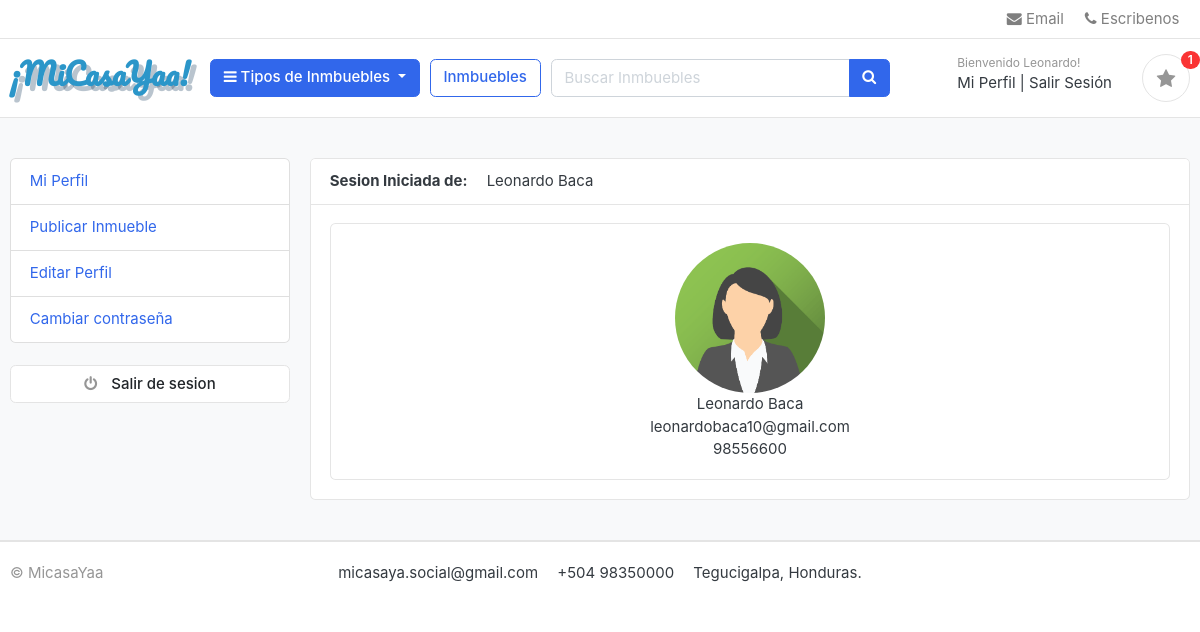
The app's page /accounts/dashboard/ (signed in) with its own data.
### accounts/models.py (models this page shows, shortened)
class Account(AbstractBaseUser):
    first_name = models.CharField(max_length = 50)
    last_name = models.CharField(max_length = 50)
    username = models.CharField(max_length = 50, unique=True)
    email = models.CharField(max_length = 100, unique = True)
    phone_nomber = models.CharField(max_length = 50)
    date_joined = models.DateTimeField(auto_now_add=True)
    last_joined = models.DateTimeField(auto_now_add=True)
    is_admin = models.BooleanField(default = False)
    is_staff = models.BooleanField(default = False)
    is_active = models.BooleanField(default = False)
    is_superadmin = models.BooleanField(default = False)
    USERNAME_FIELD = 'email'
    REQUIRED_FIELDS = ['username','first_name', 'last_name']
    objects = MyAccountManager()
    def full_name(self):
        return f'{self.first_name} {self.last_name}'

class UserProfile(models.Model):
    user = models.OneToOneField(Account, on_delete = models.CASCADE)
    address_line_1 = models.CharField(blank=True, max_length=100)
    address_line_2 = models.CharField(blank=True, max_length=100)
    profile_picture = models.ImageField(blank=True, upload_to='userprofile')
    city = models.CharField(blank=True, max_length=20)
    state = models.CharField(blank=True, max_length=20)
    country = models.CharField(blank=True, max_length=20)

### accounts/views.py (the view)
# urls.py: path('dashboard/', views.dashboard, name='dashboard'),
@login_required(login_url='login')
def dashboard(request):
    userprofile = UserProfile.objects.get(user_id=request.user.id)
    context = {
        'userprofile':userprofile,
    }
    return render(request, 'accounts/dashboard.html', context)

### category/context_processors.py (called while the page is built)
def menu_links(request):
    links = Category.objects.all()
    return dict(links=links)

### category/models.py (called while the page is built)
    def get_url(self):
        return reverse('products_by_category', args=[self.slug])
        print(get_url);

### favorites/context_processors.py (called while the page is built)
def counter(request):
    favorite_count = 0
    try:
        favorite = Favorite.objects.filter(favorite_id=_favorite_id(request))
        if request.user.is_authenticated:
            favorite_items = FavoriteItem.objects.all().filter(user=request.user)
        else:
            favorite_items = FavoriteItem.objects.all().filter(favorite=favorite[:1])
        for favorite_item in favorite_items:
            favorite_count += favorite_item.quantity
    except Favorite.DoesNotExist:
        favorite_count = 0
    return dict(favorite_count=favorite_count)

### favorites/views.py (called while the page is built)
def _favorite_id(request):
    favorite = request.session.session_key
    if not favorite:
        favorite = request.session.create()
    return favorite

### templates/accounts/dashboard.html (shortened to what this page needs)
{% extends 'base.html' %}
{% block content %}
<section class="section-conten padding-y bg">
    <div class="container">
        <div class="row">
        {% include 'includes/dashboard_sidebar.html' %}
        <main class="col-md-9">
            <article class="card">
            <header class="card-header">
              <strong class="d-inline-block mr-3">Sesion Iniciada de: </strong>
                <span>{{ user.full_name }}</span>
            </header>
            <div class="card-body">
              <div class="row">
                <div class="col-md-12">
                  <div class="card" style="text-align:center;">
                    <div class="card-body">
                        <img src="{{ userprofile.profile_picture.url }}" width="150", height="150" style="border-radius:50%">
                          <p class="mb-0">{{user.full_name}}</p>
                          <p class="mb-0">{{user.email}}</p>
                          <p >{{ user.phone_nomber }}</p>
                    </div>
                  </div>
                </div>
              </div>
            </div>
            </article>
        </main>
    </div>
    </div>
    </section>
{% endblock %}

### templates/includes/navbar.html (shortened to what this page needs)
{% load static %}
  <header class="section-header">
  <nav class="navbar p-md-0 navbar-expand-sm navbar-light border-bottom">
  <div class="container">
    <div class="collapse navbar-collapse" id="navbarTop4">
      <ul class="navbar-nav">
  		<li><a href="mailto:<nowiki> micasaya.social@gmail.com" class="nav-link"> <i class="fa fa-envelope"></i> Email </a></li>
  		<li><a href="https://chatwith.io/s/micasayaa" class="nav-link"> <i class="fa fa-phone"></i> Escribenos </a></li>
  	 </ul>
    </div>
  </div>
  </nav>
  <section class="header-main border-bottom">
  	<div class="container">
  <div class="row align-items-center">
  	<div class="col-lg-2 col-md-3 col-6">
  		<a href="{% url 'home' %}" class="brand-wrap">
        <h2 style=" color: #2b96c9; font-family: 'Pacifico', cursive; text-shadow: 5px 5px #173C5D4D;"> ¡MiCasaYaa!</h2>
  		</a>
  	</div>
  	<div class="col-lg col-sm col-md col-6 flex-grow-0">
  		<div class="category-wrap dropdown d-inline-block float-right">
  			<button type="button" class="btn btn-primary dropdown-toggle" data-toggle="dropdown">
  				<i class="fa fa-bars"></i> Tipos de Inmbuebles
  			</button>
  		</div>
  	</div>
  	<a href="{% url 'store' %}" class="btn btn-outline-primary">Inmbuebles</a>
  	<div class="col-lg  col-md-6 col-sm-12 col">
      <form action="{% url 'search' %}" class="search">
  			<div class="input-group w-100">
  			    <input type="text" class="form-control" style="width:60%;" placeholder="Buscar Inmbuebles" name="keyword">
  			    <div class="input-group-append">
  			      <button class="btn btn-primary" type="submit">
  			        <i class="fa fa-search"></i>
  			      </button>
  			    </div>
  		    </div>
  		</form>
  	</div>
  	<div class="col-lg-3 col-sm-6 col-8 order-2 order-lg-3">
  				<div class="d-flex justify-content-end mb-3 mb-lg-0">
            {% if user.id is None %}
          	<div class="widget-header">
  						<small class="title text-muted">Bienvenido visitante!</small>
  						<div>
  							<a href="{% url 'login' %}">Iniciar Sesión</a> <span class="dark-transp"> | </span>
  							<a href="{% url 'register' %}"> Registrar</a>
  						</div>
  					</div>
              {% else %}
              <div class="widget-header">
                <small class="title text-muted">Bienvenido {{ user.first_name }}!</small>
    						<div>
    							<a href="{% url 'dashboard' %}">Mi Perfil</a> <span class="dark-transp"> | </span>
    							<a href="{% url 'logout' %}"> Salir Sesión</a>
    						</div>
  					</div>
              {% endif %}
  					<a href="{% url 'favorite' %}" class="widget-header pl-3 ml-3">
  						<div class="icon icon-sm rounded-circle border"><i class="fa fa-star"></i></div>
  						<span class="badge badge-pill badge-danger notify">{{ favorite_count }}</span>
  					</a>
  				</div>
  			</div>
  </div>
  	</div>
  </section>
  </header>

### static/css/ui.css (style rules this page uses)
html { font-family: "Inter", sans-serif; font-size: 15px; }
.icon-xs, .icon-sm, .icon-md, .icon-lg { display: inline-block; text-align: center; flex-shrink: 0; flex-grow: 0; }
.icon-sm { width: 48px; height: 48px; line-height: 48px !important; font-size: 20px; }
.padding-y { padding-top: 40px; padding-bottom: 40px; }
article:after, .form-group:after { display: block; clear: both; content: ""; }
.bg { background-color: #f8f9fa; }
p:last-child { margin-bottom: 0; }
.header-main { position: relative; padding-top: 1rem; padding-bottom: 1rem; }
.widget-header { display: inline-block; vertical-align: middle; position: relative; }
.widget-header a { color: #343a40; }
.widget-header i { color: #969696; }
.widget-header .title { display: block; }
.widget-header .notify { position: absolute; top: -3px; right: -10px; }
.notify { position: absolute; top: -4px; right: -10px; display: inline-block; padding: 0.25em 0.6em; font-size: 12px; line-height: 1; text-align: center; border-radius: 3rem; color: #fff; background-color: #fa3434; }

### records on screen
Account: first_name "Leonardo", full_name "Leonardo Baca", email "leonardobaca10@gmail.com", phone_nomber "98556600"
UserProfile: profile_picture (placeholder picture)

### other values on screen
{{ favorite_count }} "1"
